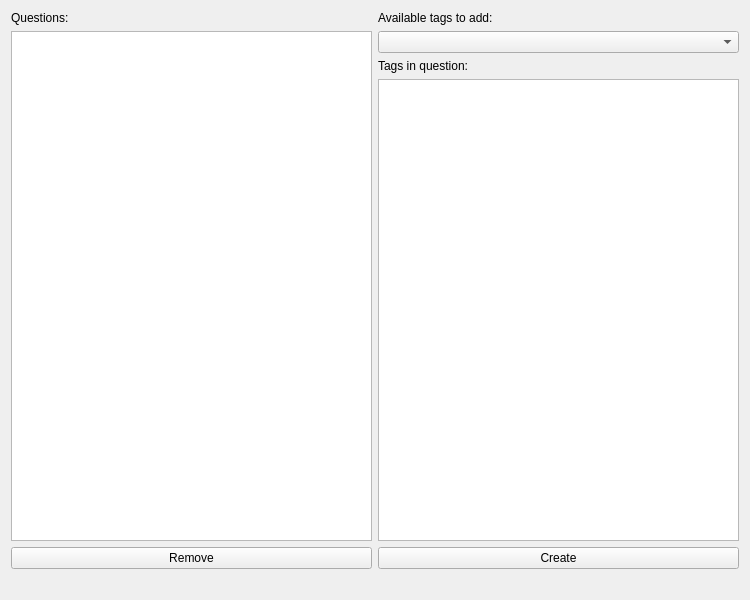
<?xml version="1.0" encoding="UTF-8"?>
<ui version="4.0">
 <class>RelationView</class>
 <widget class="QWidget" name="RelationView">
  <property name="geometry">
   <rect>
    <x>0</x>
    <y>0</y>
    <width>750</width>
    <height>600</height>
   </rect>
  </property>
  <property name="windowTitle">
   <string>Form</string>
  </property>
  <layout class="QVBoxLayout" name="verticalLayout_3">
   <item>
    <layout class="QHBoxLayout" name="horizontal_content">
     <item>
      <layout class="QVBoxLayout" name="verticalLayout_2">
       <item>
        <widget class="QLabel" name="l_questions">
         <property name="text">
          <string>Questions:</string>
         </property>
        </widget>
       </item>
       <item>
        <widget class="QListView" name="lv_questions"/>
       </item>
       <item>
        <widget class="QPushButton" name="b_remove_relation">
         <property name="text">
          <string>Remove</string>
         </property>
        </widget>
       </item>
      </layout>
     </item>
     <item>
      <layout class="QVBoxLayout" name="verticalLayout">
       <item>
        <widget class="QLabel" name="l_tags">
         <property name="text">
          <string>Available tags to add:</string>
         </property>
        </widget>
       </item>
       <item>
        <widget class="QComboBox" name="cb_tags"/>
       </item>
       <item>
        <widget class="QLabel" name="label">
         <property name="text">
          <string>Tags in question:</string>
         </property>
        </widget>
       </item>
       <item>
        <widget class="QListView" name="lv_question_tags"/>
       </item>
       <item>
        <widget class="QPushButton" name="b_create_relation">
         <property name="text">
          <string>Create</string>
         </property>
        </widget>
       </item>
      </layout>
     </item>
    </layout>
   </item>
   <item>
    <widget class="QLabel" name="l_info">
    <property name="autoFillBackground">
    <bool>true</bool>
    </property>
     <property name="text">
      <string/>
     </property>
    </widget>
   </item>
  </layout>
 </widget>
 <resources/>
 <connections/>
</ui>
